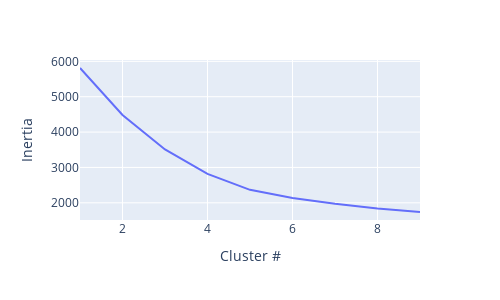

Source (notebook cell):
### Code cell
px.line(
    x=range(1,10), 
    y=inertia,
    labels={
        "y": "Inertia", 
        "x": "Cluster #"
    },
    width=500, height=300
)

### Figure 1 — Plotly figure (JSON) as saved in the notebook; plotly's stock layout.template omitted (floating-point values rounded to 4 significant figures)
{"data": [{"hovertemplate": "Cluster #=%{x}<br>Inertia=%{y}<extra></extra>", "legendgroup": "", "line": {"color": "#636efa", "dash": "solid"}, "marker": {"symbol": "circle"}, "mode": "lines", "name": "", "orientation": "v", "showlegend": false, "type": "scatter", "x": [1, 2, 3, 4, 5, 6, 7, 8, 9], "xaxis": "x", "y": [5812.0, 4483.0, 3508.0, 2817.0, 2367.0, 2138.0, 1975.0, 1840.0, 1740.0], "yaxis": "y"}], "layout": {"height": 300, "legend": {"tracegroupgap": 0}, "margin": {"t": 60}, "width": 500, "xaxis": {"anchor": "y", "domain": [0, 1], "title": {"text": "Cluster #"}}, "yaxis": {"anchor": "x", "domain": [0, 1], "title": {"text": "Inertia"}}}}
